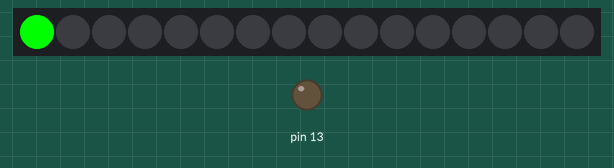
Simulated run of this sketch. Board: Arduino Uno, built with avr-gcc and run on an emulated ATmega328P. Shown: 16 RGB LEDs in strip order, left to right, output pins drawn as LEDs (lit = HIGH). Random numbers use the default seed unless the sketch sets one.

Above: at 0.01 s.
At 17.49 s:
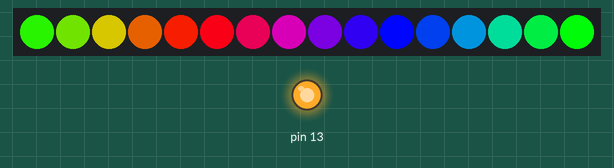
At 28.44 s:
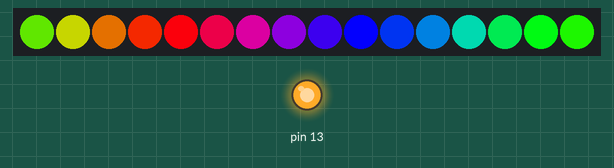
At 39.71 s:
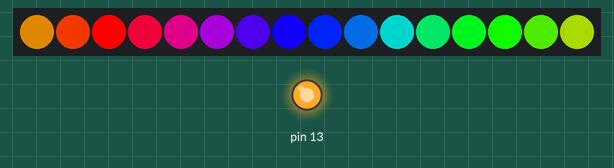
Timing chart, 0 to 40.0 s (numbered marks = the images above):
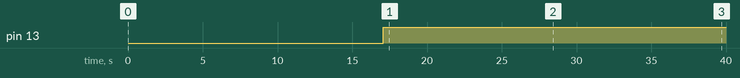

Measured:
- by itself, pin 13: LOW → HIGH at 17.1 s

The sketch:

promini_2.ino
```cpp
#include "FastLED.h"

#define NUM_LEDS 16
CRGB leds[NUM_LEDS];
#define PIN 10

boolean i;

int count = 0;
int mIn = 0;

void setup()
{
  FastLED.addLeds<WS2811, PIN, GRB>(leds, NUM_LEDS).setCorrection( TypicalLEDStrip );
  pinMode (11,INPUT);
  pinMode (9,OUTPUT); // mcu reset
  pinMode (13,OUTPUT);
  digitalWrite(9,LOW);
  colorWipe(0x00,0xff,0x00, 100);
  colorWipe(0x00,0x00,0x00, 100);

  colorWipe(0xff,0x00,0x00, 100);
  colorWipe(0x00,0x00,0x00, 100);

  colorWipe(0x00,0x00,0xff, 100);
  colorWipe(0x00,0x00,0x00, 100);

  Strobe(0xff, 0xff, 0xff, 10, 50, 1000);
  Strobe(0xff, 0xff, 0xff, 10, 50, 1000);

  meteorRain(0xff,0xff,0xff,10, 64, true, 100);
  digitalWrite(9,LOW);
}

void(* resetFunc) (void) = 0;

void loop() {
  digitalWrite(9,LOW);
 //mIn = 180;
 //rest();

digitalWrite(13,HIGH);
rainbowCycle(20);
digitalWrite(13,LOW);
rainbowCycle(20);

if(digitalRead(11)==LOW){
  i = false;
}
else{
  i = true;
}

while(!i){
FadeInOut(0xff, 0x00, 0x00);
delay(1000);

 //mIn = 120;
 //rest();

  if(digitalRead(11)==HIGH){
  resetFunc();
  i = true;
}
else{
  i = false;
}
}
}

void rest(){
  if (count == mIn){ // min
  count = 0;
  digitalWrite(9,HIGH);
}
else{
  digitalWrite(9,LOW);
}
count++;
}
///////////////////////////////////////////////////////////////////////////////////////////////////////////////////////
void colorWipe(byte red, byte green, byte blue, int SpeedDelay) {
  for(uint16_t i=0; i<NUM_LEDS; i++) {
      setPixel(i, red, green, blue);
      showStrip();
      delay(SpeedDelay);
  }
}
///////////////////////////////////////////////////////////////////////////////////////////////////////////////////////
void Strobe(byte red, byte green, byte blue, int StrobeCount, int FlashDelay, int EndPause){
  for(int j = 0; j < StrobeCount; j++) {
    setAll(red,green,blue);
    showStrip();
    delay(FlashDelay);
    setAll(0,0,0);
    showStrip();
    delay(FlashDelay);
  }

 delay(EndPause);
}
///////////////////////////////////////////////////////////////////////////////////////////////////////////////////////
void FadeInOut(byte red, byte green, byte blue){
  float r, g, b;

  for(int k = 0; k < 256; k=k+1) {
    r = (k/256.0)*red;
    g = (k/256.0)*green;
    b = (k/256.0)*blue;
    setAll(r,g,b);
    showStrip();
  }

  for(int k = 255; k >= 0; k=k-2) {
    r = (k/256.0)*red;
    g = (k/256.0)*green;
    b = (k/256.0)*blue;
    setAll(r,g,b);
    showStrip();
  }
  delay(5000);
}
///////////////////////////////////////////////////////////////////////////////////////////////////////////////////////
void rainbowCycle(int SpeedDelay) {
  byte *c;
  uint16_t i, j;

  for(j=0; j<256*5; j++) { // 5 cycles of all colors on wheel
    for(i=0; i< NUM_LEDS; i++) {
      c=Wheel(((i * 256 / NUM_LEDS) + j) & 255);
      setPixel(i, *c, *(c+1), *(c+2));
    }
    showStrip();
    delay(SpeedDelay);
  }
}

byte * Wheel(byte WheelPos) {
  static byte c[3];

  if(WheelPos < 85) {
   c[0]=WheelPos * 3;
   c[1]=255 - WheelPos * 3;
   c[2]=0;
  } else if(WheelPos < 170) {
   WheelPos -= 85;
   c[0]=255 - WheelPos * 3;
   c[1]=0;
   c[2]=WheelPos * 3;
  } else {
   WheelPos -= 170;
   c[0]=0;
   c[1]=WheelPos * 3;
   c[2]=255 - WheelPos * 3;
  }

  return c;
}
////////////////////////////////////////////////////////////////////////////////////////////////////////////////////////
void meteorRain(byte red, byte green, byte blue, byte meteorSize, byte meteorTrailDecay, boolean meteorRandomDecay, int SpeedDelay) {
  setAll(0,0,0);

  for(int i = 0; i < NUM_LEDS+NUM_LEDS; i++) {


    // fade brightness all LEDs one step
    for(int j=0; j<NUM_LEDS; j++) {
      if( (!meteorRandomDecay) || (random(10)>5) ) {
        fadeToBlack(j, meteorTrailDecay );
      }
    }

    // draw meteor
    for(int j = 0; j < meteorSize; j++) {
      if( ( i-j <NUM_LEDS) && (i-j>=0) ) {
        setPixel(i-j, red, green, blue);
      }
    }

    showStrip();
    delay(SpeedDelay);
  }
}

void fadeToBlack(int ledNo, byte fadeValue) {
 #ifdef ADAFRUIT_NEOPIXEL_H
    // NeoPixel
    uint32_t oldColor;
    uint8_t r, g, b;
    int value;

    oldColor = strip.getPixelColor(ledNo);
    r = (oldColor & 0x00ff0000UL) >> 16;
    g = (oldColor & 0x0000ff00UL) >> 8;
    b = (oldColor & 0x000000ffUL);

    r=(r<=10)? 0 : (int) r-(r*fadeValue/256);
    g=(g<=10)? 0 : (int) g-(g*fadeValue/256);
    b=(b<=10)? 0 : (int) b-(b*fadeValue/256);

    strip.setPixelColor(ledNo, r,g,b);
 #endif
 #ifndef ADAFRUIT_NEOPIXEL_H
   // FastLED
   leds[ledNo].fadeToBlackBy( fadeValue );
 #endif
}
///////////////////////////////////////////////////////////////////////////////////////////////////////////////////////


void showStrip() {
 #ifdef ADAFRUIT_NEOPIXEL_H
   // NeoPixel
   strip.show();
 #endif
 #ifndef ADAFRUIT_NEOPIXEL_H
   // FastLED
   FastLED.show();
 #endif
}

void setPixel(int Pixel, byte red, byte green, byte blue) {
 #ifdef ADAFRUIT_NEOPIXEL_H
   // NeoPixel
   strip.setPixelColor(Pixel, strip.Color(red, green, blue));
 #endif
 #ifndef ADAFRUIT_NEOPIXEL_H
   // FastLED
   leds[Pixel].r = red;
   leds[Pixel].g = green;
   leds[Pixel].b = blue;
 #endif
}

void setAll(byte red, byte green, byte blue) {
  for(int i = 0; i < NUM_LEDS; i++ ) {
    setPixel(i, red, green, blue);
  }
  showStrip();
}
```
